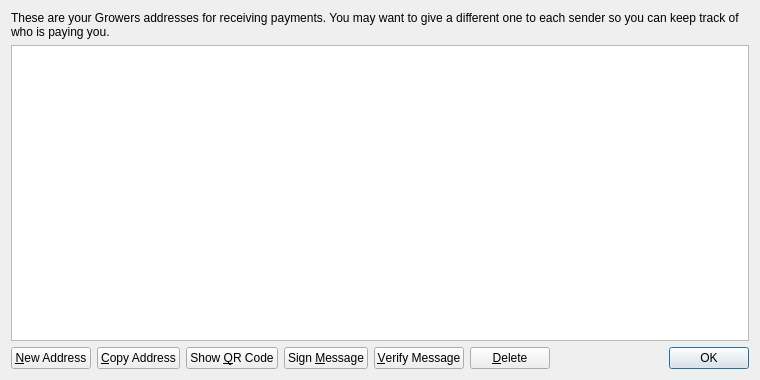
<?xml version="1.0" encoding="UTF-8"?>
<ui version="4.0">
 <class>AddressBookPage</class>
 <widget class="QWidget" name="AddressBookPage">
  <property name="geometry">
   <rect>
    <x>0</x>
    <y>0</y>
    <width>760</width>
    <height>380</height>
   </rect>
  </property>
  <property name="windowTitle">
   <string>Address Book</string>
  </property>
  <layout class="QVBoxLayout" name="verticalLayout">
   <item>
    <widget class="QLabel" name="labelExplanation">
     <property name="text">
      <string>These are your Growers addresses for receiving payments. You may want to give a different one to each sender so you can keep track of who is paying you.</string>
     </property>
     <property name="textFormat">
      <enum>Qt::PlainText</enum>
     </property>
     <property name="wordWrap">
      <bool>true</bool>
     </property>
    </widget>
   </item>
   <item>
    <widget class="QTableView" name="tableView">
     <property name="contextMenuPolicy">
      <enum>Qt::CustomContextMenu</enum>
     </property>
     <property name="toolTip">
      <string>Double-click to edit address or label</string>
     </property>
     <property name="tabKeyNavigation">
      <bool>false</bool>
     </property>
     <property name="selectionMode">
      <enum>QAbstractItemView::SingleSelection</enum>
     </property>
     <property name="selectionBehavior">
      <enum>QAbstractItemView::SelectRows</enum>
     </property>
     <property name="sortingEnabled">
      <bool>true</bool>
     </property>
     <attribute name="verticalHeaderVisible">
      <bool>false</bool>
     </attribute>
    </widget>
   </item>
   <item>
    <layout class="QHBoxLayout" name="horizontalLayout">
     <item>
      <widget class="QPushButton" name="newAddressButton">
       <property name="toolTip">
        <string>Create a new address</string>
       </property>
       <property name="text">
        <string>&amp;New Address</string>
       </property>
      </widget>
     </item>
     <item>
      <widget class="QPushButton" name="copyToClipboard">
       <property name="toolTip">
        <string>Copy the currently selected address to the system clipboard</string>
       </property>
       <property name="text">
        <string>&amp;Copy Address</string>
       </property>
      </widget>
     </item>
     <item>
      <widget class="QPushButton" name="showQRCode">
       <property name="text">
        <string>Show &amp;QR Code</string>
       </property>
      </widget>
     </item>
     <item>
      <widget class="QPushButton" name="signMessage">
       <property name="toolTip">
        <string>Sign a message to prove you own a Growers address</string>
       </property>
       <property name="text">
        <string>Sign &amp;Message</string>
       </property>
      </widget>
     </item>
     <item>
      <widget class="QPushButton" name="verifyMessage">
       <property name="toolTip">
        <string>Verify a message to ensure it was signed with a specified Growers address</string>
       </property>
       <property name="text">
        <string>&amp;Verify Message</string>
       </property>
      </widget>
     </item>
     <item>
      <widget class="QPushButton" name="deleteButton">
       <property name="toolTip">
        <string>Delete the currently selected address from the list</string>
       </property>
       <property name="text">
        <string>&amp;Delete</string>
       </property>
      </widget>
     </item>
     <item>
      <spacer name="horizontalSpacer">
       <property name="orientation">
        <enum>Qt::Horizontal</enum>
       </property>
       <property name="sizeHint" stdset="0">
        <size>
         <width>40</width>
         <height>20</height>
        </size>
       </property>
      </spacer>
     </item>
     <item>
      <widget class="QDialogButtonBox" name="buttonBox">
       <property name="sizePolicy">
        <sizepolicy hsizetype="Maximum" vsizetype="Fixed">
         <horstretch>0</horstretch>
         <verstretch>0</verstretch>
        </sizepolicy>
       </property>
       <property name="standardButtons">
        <set>QDialogButtonBox::Ok</set>
       </property>
      </widget>
     </item>
    </layout>
   </item>
  </layout>
 </widget>
 <resources>
  <include location="../bitcoin.qrc"/>
 </resources>
 <connections/>
</ui>
